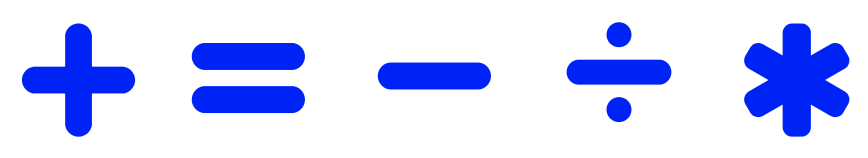
#> input picture project/data/original_operators.png, 1736 x 316 px (shown at 1/2 size); its folder holds only this picture in this run
$ python -i segment.py   (imports and definitions only)   (older library calls are emulated)
#> lines starting #> are read from the running program, lines starting #| are printed output that depends on the picture; after the words box and inside, x2 and y2 are one past the last pixel; in counts of white or black regions, pixels touching at a corner belong together
import matplotlib.pyplot as plt

from skimage import morphology
from skimage.segmentation import watershed, random_walker
from skimage.draw import rectangle
from skimage.draw import circle
from skimage.measure import label
from skimage import color
from skimage import filters
from skimage import feature
from skimage.util import crop
from skimage.transform import resize

import numpy as np
import cv2
from cv2 import cvtColor

# Global variable containing programme input parameters
# args.input : input video
# args.output : output video
# args.verbose : bool
args = None

def segment_init(_args) :
    global args
    args = _args


# TODO
# im_gray = color.rgb2yuv(img)[:,:,1] NOTE red arrow is super nicely visible in this color space
# increase border maybe ?
# resize only using filling and no interpolation

# PARAMATER LIST
#
# Max distance objects can be appart to be considered as belonging to the same symbol
maxDist = 40
#
# Max/Min size an object is allowed to be to be considered as a symbol
maxSize = 300
minSize = 40
#
# Black border to add around a symbol, if object has size r then extracted image has size int(r*border)
border = 1.2
#
# Shape of desired output images in pixels
outputSize = (28,28)
#
# If True all the symbols are rescaled to match outputSize, if False the images are cropped directly to outputSize,
# this may result in different scale or symbol beeing outside of the image.
adjustSize = False
#
# Background marker offset and extent notes the position and size of the marker disignating the brackground
bgmOffset = (0, 0)
bgmExtent = (20, 20)
#
# Radius or red arrow (TODO estimate this param)
arrowRad = 70

def getObjCenter(img) :
    x = []
    y = []
    for i in range(img.shape[0]) :
        for j in range(img.shape[1]) :
            if img[i,j] :
                x.append(i)
                y.append(j)

    meanX = np.round(np.average(x))
    meanY = np.round(np.average(y))
    return (meanX, meanY)


def getObjRadius(img, center) :
    dmax = 0
    for i in range(0,img.shape[0]) :
        for j in range(0, img.shape[1]) :
            if img[i,j] :
                d = np.linalg.norm(np.subtract((i,j), center))
                if d > dmax :
                    dmax = d
    return dmax


def cropCenter(img, center, radius) :
    cropLim = (np.clip((center[0] - radius, img.shape[0] - center[0] - radius), 0, img.shape[0]), \
                np.clip((center[1] - radius, img.shape[1] - center[1] - radius), 0, img.shape[1]))
    return crop(img, cropLim, copy = True)


def segment_getObj(img) :

    # convert to grayscale
    im_gray = color.rgb2gray(img)
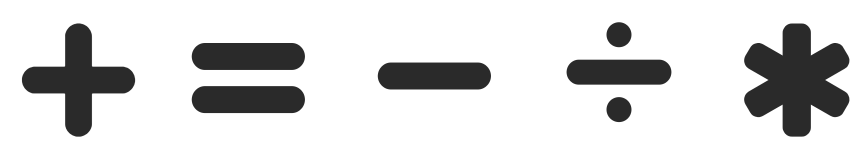
#> im_gray: shape (316, 1736) float64 (shown at 1/2 size); min 0.167, max 1, mean 0.851

    # First marker label approximation
    thresh = filters.threshold_otsu(im_gray)
#> thresh = 0.585
    markers = im_bin = im_gray < thresh
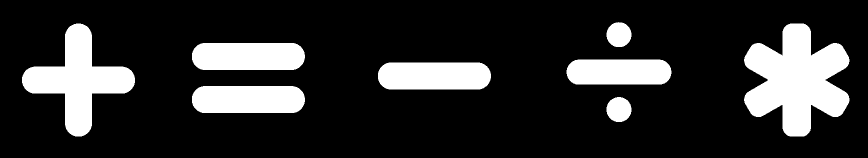
#> markers: shape (316, 1736) bool (shown at 1/2 size); 17.9% white; 8 white regions, largest, box (x1, y1, x2, y2) and area: (1488, 47, 1699, 273) 29230, (44, 47, 270, 273) 20282, (756, 125, 982, 179) 11604
    markers = morphology.opening(im_bin*255, selem=morphology.disk(1)) # removes some false positives, in particular table edge
    markers = label(markers)
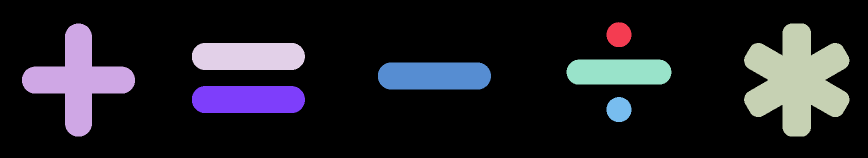
#> markers: shape (316, 1736) int64 (shown at 1/2 size); 9 distinct labels, from 0 to 8; one colour per label, 0 black


    # Merge labels which are close to each other
    objMeanPos = {}
    for i in range(1,np.max(markers)+1) :
        objMeanPos[i] = getObjCenter(markers == i)
#> after the loop, objMeanPos = {1: (69, 1237), 2: (160, 157), 3: (160, 1593), 4: (112, 496), 5: (144, 1237), 6: (152, 868), 7: (199, 496), 8: (219, 1237)}

    prevMarkers = np.array(markers)

    for i in range(1, np.max(np.max(markers))+1) :
        for j in range(i, np.max(np.max(markers))+1) :
            if np.linalg.norm(np.subtract(objMeanPos[i], objMeanPos[j])) < maxDist :
                markers[markers == j] = i

    while (prevMarkers != markers).any() :
        prevMarkers = np.array(markers)
        for i in range(1, np.max(np.max(markers))+1) :
            for j in range(i, np.max(np.max(markers))+1) :
                if np.linalg.norm(np.subtract(objMeanPos[i], objMeanPos[j])) < maxDist :
                    markers[markers == j] = i
#> this loop made 0 passes


    # Removes ojects that are to big or to small
    objSize = {}
    for i in range(1,np.max(markers)+1) :
        objSize[i] = np.sum(markers==i)
        if objSize[i] > maxSize or objSize[i] < minSize:
            markers[markers == i] = 0
#> markers: shape (316, 1736) int64; 17.9% of pixels changed, all inside (x1, y1, x2, y2) = (44, 44, 1699, 273)
#> after the loop, objSize = {1: 1953, 2: 20282, 3: 29230, 4: 11599, 5: 9950, 6: 11604, 7: 11601, 8: 1964}

    # Removes arrow related objects
    arrowPos = segment_getArrow([img])[0].astype(int)
    for i in range(-arrowRad, arrowRad) :
        for j in range(-arrowRad, arrowRad) :
            x = np.clip(arrowPos[0] + i, 0, img.shape[0]-1)
            y = np.clip(arrowPos[1] + j, 0, img.shape[1]-1)
            markers[x,y] = 0


    # Adds label for background
    markers = markers*2 # makes sure that label 1 is available for background marker
    rr, cc = rectangle(bgmOffset, extent=bgmExtent, shape=markers.shape)
    markers[rr,cc] = 1


    # Perform the watershed
    # edge = feature.canny(im_gray, sigma=.5)
    edge = filters.sobel(filters.median(im_gray))
    # [22 lines of commented-out code are left out]
    labels = watershed(edge, markers)

    if args.verbose :
        # display results
        fig, axes = plt.subplots(nrows=2, ncols=2, figsize=(24, 12),
                                 sharex=True, sharey=True)
        ax = axes.ravel()

        ax[0].imshow(img)
        ax[0].set_title("Original")

        ax[1].imshow(edge, alpha=1)
        ax[1].set_title("g Diff")

        ax[2].imshow(labels, cmap=plt.cm.nipy_spectral, alpha=1)
        ax[2].set_title("Segmented")

        ax[3].imshow(edge, cmap=plt.cm.gray, alpha=1)
        ax[3].set_title("Other")


        for a in ax:
            a.axis('off')

        fig.tight_layout()
        plt.show()

    # Extract symbol list from original image
    listObj = []
    for l in np.unique(labels) :
        if l == 1 :
            continue ## Ignoring background

        obj = {}
        obj["pos"] = getObjCenter(labels == l)
        if adjustSize :
            r = int(np.round(getObjRadius(labels == l, obj["pos"]))*border)
            imgResized = resize(cropCenter(np.multiply(labels == l, 1 - im_gray), obj["pos"], r), outputSize, preserve_range = True)
            try:
                thresh = filters.threshold_otsu(imgResized)
            except Exception as e:
                print("Caugth except {}".format(e))

            obj["img"] = imgResized > thresh
            # obj["img"] = imgResized
        else :
            imgResized = cropCenter(np.multiply(labels == l, 1 - im_gray), obj["pos"], int(outputSize[0]/2))
            try:
                thresh = filters.threshold_otsu(imgResized)
            except Exception as e:
                print("Caugth except {}".format(e))

            obj["img"] = imgResized > thresh

        listObj.append(obj)


    if args.verbose :
        fig, axes = plt.subplots(nrows=3, ncols=int(np.ceil(len(listObj)/3)), figsize=outputSize, \
        sharex=True, sharey=True)

        axes = axes.ravel()

        for obj, ax in zip(listObj, axes) :
            ax.imshow(obj["img"], cmap=plt.cm.gray)
            ax.set_title("Center\n {}".format(obj["pos"]))

        for a in axes:
            a.axis('off')

        plt.show()

    return listObj


def segment_getArrow(video):

    arrow_pos=np.zeros((len(video),2))
#> arrow_pos = [[0, 0]]
    i = 0
    thr_min_2 = 0;
    thr_min_1 = 0;
    for im in video:
        #ranges of y, u, v:
        # Y: 0 - 255
        # U: -128 - 127
        # V: -128 - 127
        img_yuv = cvtColor(im, cv2.COLOR_BGR2YUV);
        img_yuv = img_yuv[:,:,1];
        img_bin = np.zeros(video[0][:,:,0].shape);

        #selection of threshold with redundancy
        if i==0:
            thr_min_2 = thr_min_1 = thresh = filters.threshold_otsu(img_yuv);
        else:
            thr_min_2 = thr_min_1;
            thr_min_1 = thresh;
            thr_mean = np.mean([thr_min_2, thr_min_1]);
            thresh = filters.threshold_otsu(img_yuv);
            if abs(thresh-thr_mean)>5: #5 = empirically chosen threshold
                thresh = thr_mean;

        #print(thresh)
        img_bin[np.where(img_yuv>thresh)] = 1

        M = cv2.moments(img_bin);
        cY = int(M["m10"] / M["m00"])
        cX = int(M["m01"] / M["m00"])
        arrow_pos[i,:] = [cX,cY];
        i = i+1
#> this loop made 1 pass
#> (thr_min_2, thr_min_1, cY, cX, i) on pass 1: (105, 105, 860, 157, 1)
#> pass 1, in segment_getArrow, `img_yuv = img_yuv[:,:,1];`:
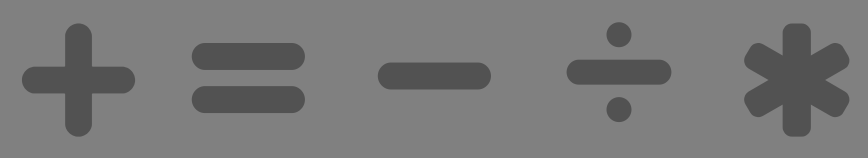
#> img_yuv: shape (316, 1736) (shown at 1/2 size); min 82, max 128, mean 119.8
#> after the loop: img_bin: shape (316, 1736) float64; values 0 (black) and 1 (white), 82.1% white; 8 black regions, largest, box (x1, y1, x2, y2) and area: (1488, 47, 1699, 273) 29238, (44, 47, 270, 273) 20285, (756, 125, 982, 179) 11606
#> after the loop, arrow_pos = [[157, 860]]; i = 1

        # fig, axes = plt.subplots(nrows=1, ncols=4, figsize=(16, 8),
        #                          sharex=True, sharey=True)
        # ax = axes.ravel()

        # ax[0].imshow(im)
        # ax[0].set_title("Original")

        # ax[1].imshow(img_yuv, cmap=plt.cm.gray, alpha=1)
        # ax[1].set_title("YUV")

        # ax[2].imshow(img_bin, cmap=plt.cm.gray, alpha=1)
        # ax[2].set_title("Bin t = {}".format(thresh))

        # ax[3].imshow(im, alpha=1)
        # ax[3].set_title("Other")


        # for a in axes:
        #     a.axis('off')

        # fig.tight_layout()
        # plt.show()


    #print(arrow_pos)
#> (the run stopped early here; a loop or call above may not have finished)
